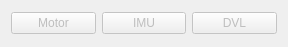
<?xml version="1.0" encoding="UTF-8"?>
<ui version="4.0">
 <class>Form</class>
 <widget class="QWidget" name="Form">
  <property name="geometry">
   <rect>
    <x>0</x>
    <y>0</y>
    <width>288</width>
    <height>47</height>
   </rect>
  </property>
  <property name="windowTitle">
   <string>Form</string>
  </property>
  <layout class="QHBoxLayout" name="horizontalLayout_2">
   <item>
    <layout class="QHBoxLayout" name="horizontalLayout">
     <item>
      <widget class="QPushButton" name="motorIndicator">
       <property name="enabled">
        <bool>false</bool>
       </property>
       <property name="text">
        <string>Motor</string>
       </property>
       <property name="checkable">
        <bool>false</bool>
       </property>
      </widget>
     </item>
     <item>
      <widget class="QPushButton" name="imuIndicator">
       <property name="enabled">
        <bool>false</bool>
       </property>
       <property name="text">
        <string>IMU</string>
       </property>
      </widget>
     </item>
     <item>
      <widget class="QPushButton" name="dvlIndicator">
       <property name="enabled">
        <bool>false</bool>
       </property>
       <property name="text">
        <string>DVL</string>
       </property>
      </widget>
     </item>
    </layout>
   </item>
  </layout>
 </widget>
 <resources/>
 <connections/>
</ui>
